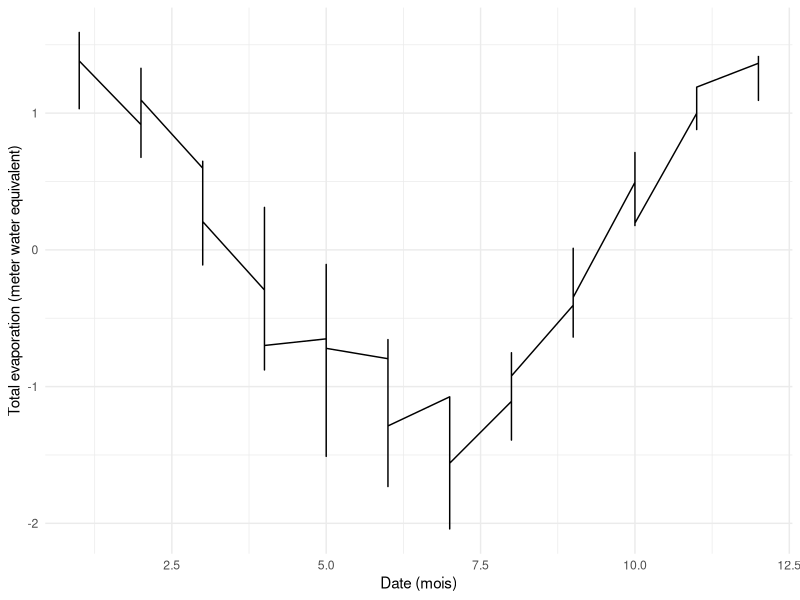
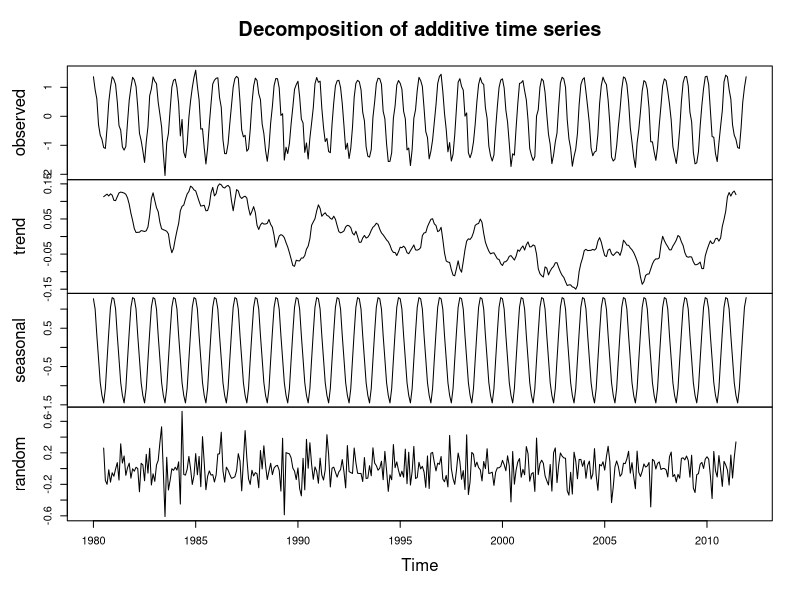
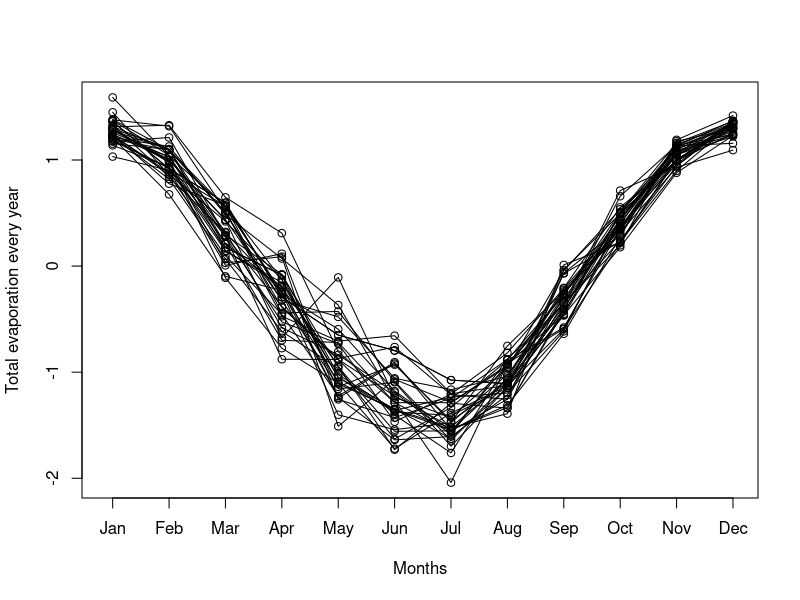
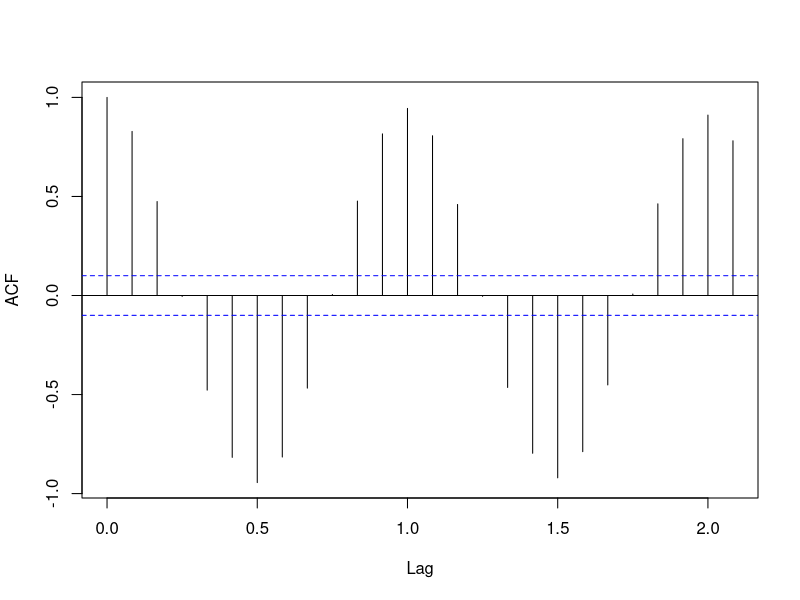
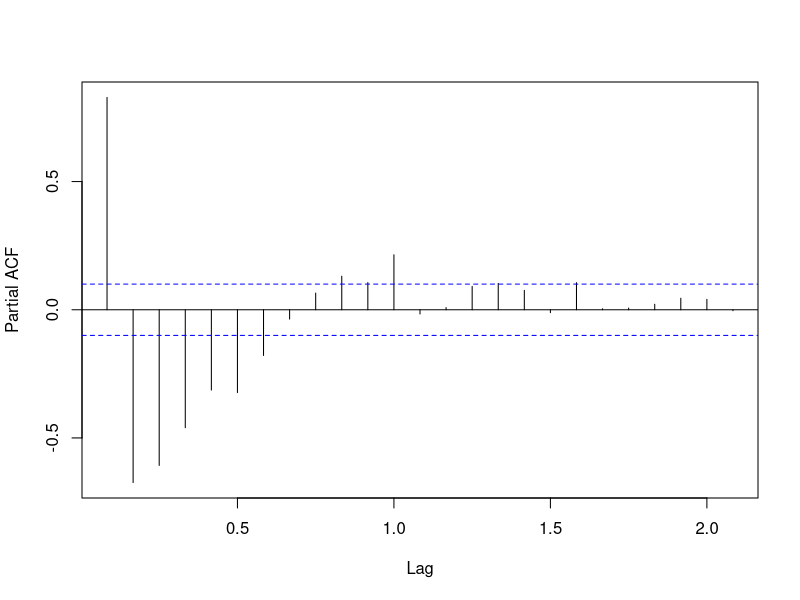
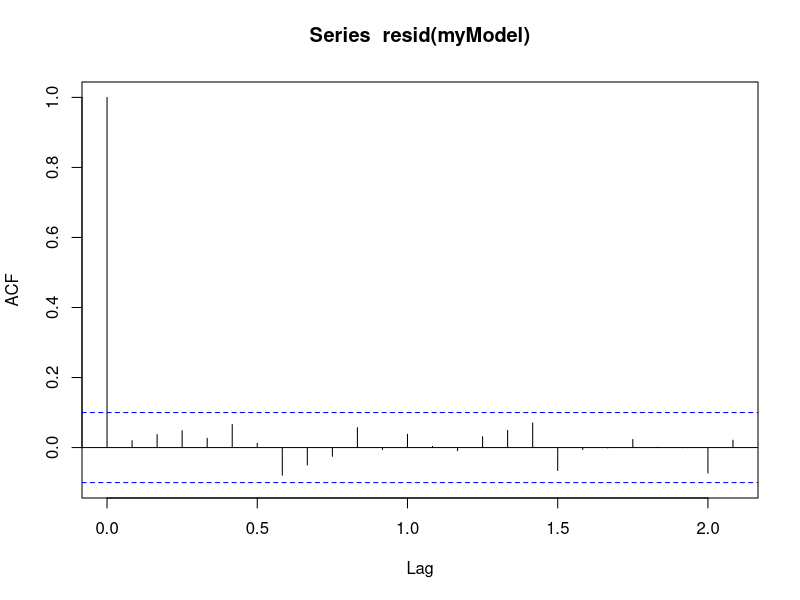
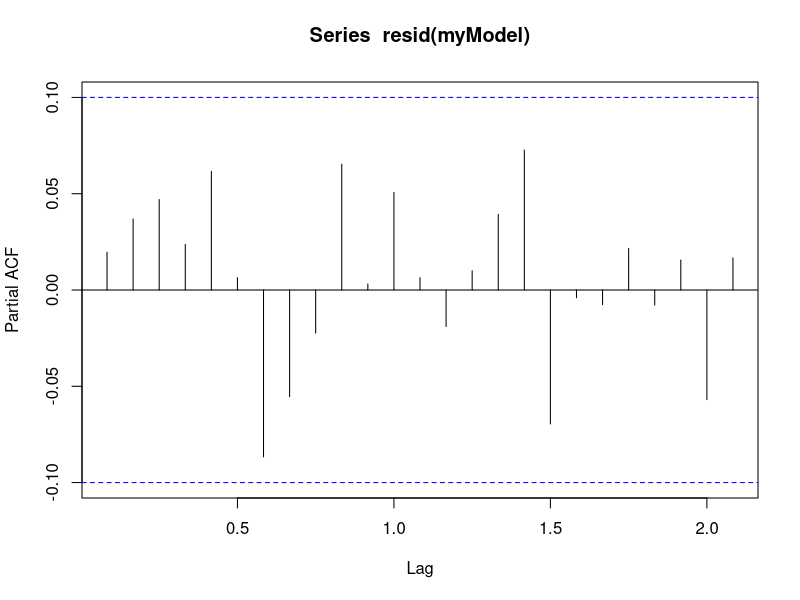
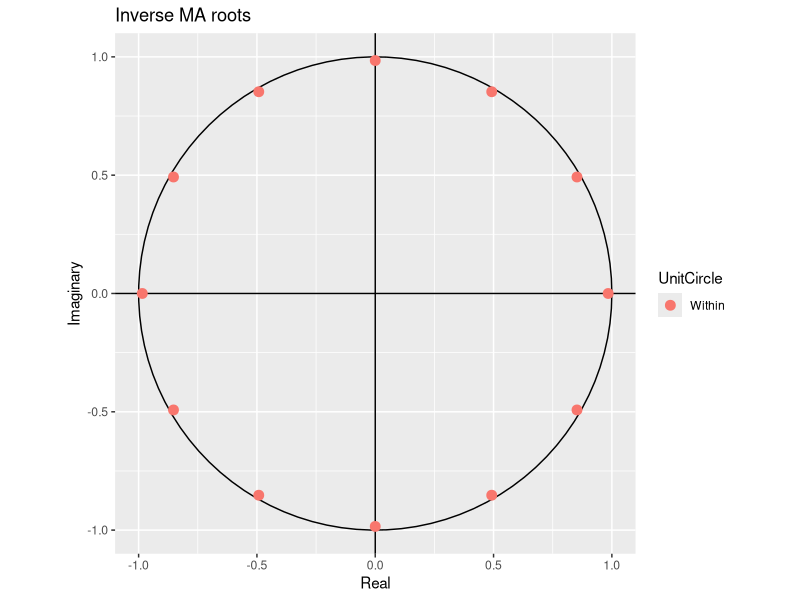

Reproduce these figures in R, in order.
# In this file you can perform the time series analysis for the evaporation data.

rm(list = ls())
library(tidyverse)
library(ggplot2)
library(forecast)
library(tseries)
library(lmtest)


# Import of the data we want to study
evaporation <- read.csv("daily_Sum_Evap.csv")

# Get ride of the two unwanted columns
evaporation <- evaporation[,-1]
evaporation <- evaporation[,-3]

# Transforms the date into a date object
evaporation$date <- as.Date(evaporation$date)

# We sum the total evaporation per month
evap_montly <- evaporation %>% # Group by month
  group_by(month = lubridate::floor_date(date, 'month')) %>%
  summarize(evap_month = sum(evaporation_from_open_water_surfaces_excluding_oceans_sum))

# Splitting the data into test and train samples
evap_montly$year <- year(evap_montly$month)
evap_montly$month <- month(evap_montly$month)
# The train sample is from 1984 to 2015 and test sample from 2016 to 2022
train_data <- subset(evap_montly, year >= 1980 & year <= 2010)
test_data <- subset(evap_montly, year >= 2011 & year <= 2022)
# Again get ride of unwanted variable
train_data <- train_data[,-3]
test_data <- test_data[,-3]

# Normalizing the data
train_mean <- mean(train_data$evap_month)
train_sd <- sd(train_data$evap_month)
train_data$evap_month <- (train_data$evap_month-train_mean)/train_sd

# This function looks for the best parameters (p, d, q)(P, D, Q)
# with parameters inferior or equal to the ones given
get.best.arima <- function(x.ts, maxord = c(1,1,1,1,1,1))
{
  best.aic <- 1e8
  n <- length(x.ts)
  for (p in 0:maxord[1]) for(d in 0:maxord[2]) for(q in 0:maxord[3])
    for (P in 0:maxord[4]) for(D in 0:maxord[5]) for(Q in 0:maxord[6])
    {
      # Fitting the ARIMA model
      fit <- Arima(y = x.ts, 
                   order = c(p,d,q), 
                   seasonal = c(P,D,Q), 
                   method = "CSS",
                   lambda = NULL,
                   include.constant = TRUE)
      
      # Calculates the consistent AIC
      fit.aic <- -2 * fit$loglik + (log(n) + 1) * length(fit$coef)
      
      # Saves the model if cAIC is better, ie smaller
      if (fit.aic < best.aic)
      {
        best.aic <- fit.aic
        best.fit <- fit
        best.model <- c(p,d,q,P,D,Q)
      }
    }
  list(best.aic, best.fit, best.model)
}

# We create a ts object from our data
y <- ts(data = train_data$evap_month, start = c(1980, 1), end = c(2011, 12), frequency = 12)

# We first plot the serie
ggplot(train_data, aes(x=month, y=evap_month)) +
  geom_line() +
  theme_minimal() +
  labs(y = "Total evaporation (meter water equivalent)", x = "Date (mois)")

# Looking at the trend
plot(decompose(y))
adf.test(y)

# Plot by year to see if there is a trend
seasonplot(y, xlab = "Months", ylab = "Total evaporation every year", main = "")

# Plotting ACF and PACF
acf_y <- acf(y, plot = FALSE)
plot(acf_y, main = "")
pacf_y <- pacf(y, plot = FALSE)
plot(pacf_y, main = "")

# Box-Cox : If near one no transformation needed, else you should transform your data to (old_data)^lambda
BoxCox.lambda(y)

# We are going to test and select the best arima model for parameters >=2
bestArima <- get.best.arima(y, maxord = c(2,2,2,2,2,2))

# The model has parameters
bestArima[[3]]

# We retrain the model
myModel <- Arima(y, order = c(0, 0, 0), seasonal = c(0, 1, 1), lambda = NULL, include.constant = TRUE)

# We check the residuals to be white noise
acf(resid(myModel))
pacf(resid(myModel))
autoplot(myModel)
coeftest(myModel)
checkresiduals(myModel)
ggtsdisplay(myModel$residuals)
Box.test(myModel$residuals, lag = 24, fitdf = 1, type = "Ljung") # pvalue > 0.05 means we have white noise

# We check AIC and BIC
myModel$aic
myModel$bic

# Plot of how the model fits the train data
autoplot(y) +
  autolayer(myModel$fitted, series = "ARIMA(0,0,0)(0,1,1)12")

# Plot of the predictions of the model
d.forecast <- forecast(myModel, level = c(95), h = 1000)
autoplot(d.forecast)

# Generate forecasts for the test data
test_predictions <- forecast(myModel, h = nrow(test_data))
test_data$pred <- test_predictions$mean

# Must also scale the test sample
test_data$evap_month <- (test_data$evap_month-train_mean)/train_sd

# Plot the series
ggplot() +
  geom_line(data = test_data, aes(x = month, y = evap_month, colour = "Test sample"), size = 0.8) +
  geom_line(data = test_data, aes(x = month, y = pred, colour = "Predictions"), size = 1) +
  theme_minimal() +
  labs(y = "Total evaporation", x = "Date") +
  scale_color_manual(name = "Time series", values = c("Test sample" = "black", "Predictions" = "red"))

sum((test_data$evap_month-test_data$pred)^2)




